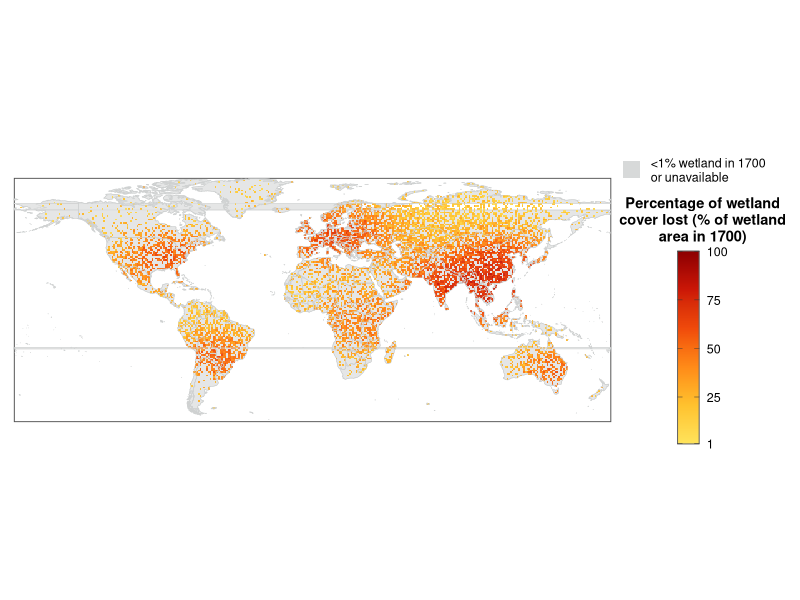
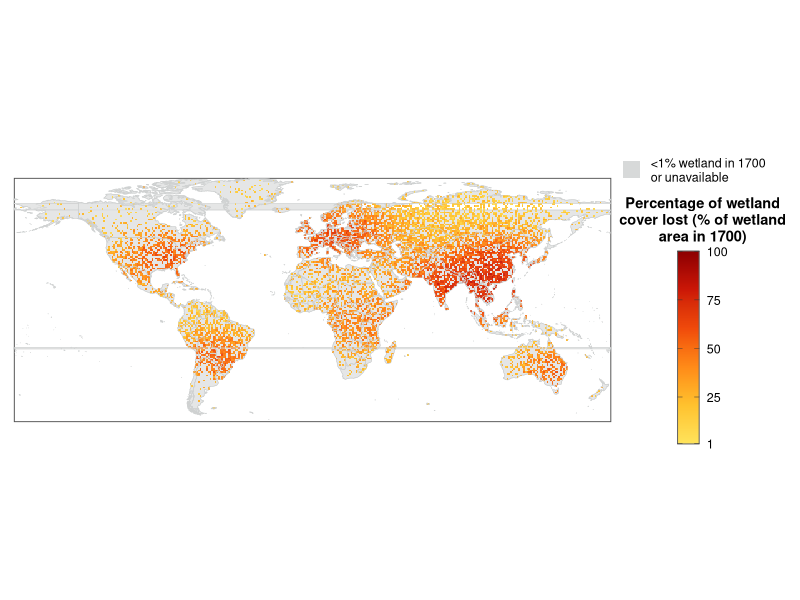

Reproduce these figures in R, in order.
## ---- chunk 1
knitr::opts_chunk$set(
  echo = TRUE, warning = FALSE, message = FALSE,
  fig.align = "center", dpi = 160
)
library(ggplot2)
library(dplyr)
library(tidyr)
library(sf)
library(rnaturalearth)
set.seed(1031)
## ---- chunk 2
world <- ne_countries(scale = "medium", returnclass = "sf") %>%
  filter(continent != "Antarctica") %>%
  st_make_valid()

grid <- expand_grid(
  longitude = seq(-179.5, 179.5, by = 1.0),
  latitude = seq(-58.5, 82.5, by = 1.0)
)

grid_sf <- st_as_sf(
  grid, coords = c("longitude", "latitude"),
  crs = 4326, remove = FALSE
)

on_land <- lengths(st_intersects(grid_sf, world)) > 0
land_grid <- grid[on_land, ]

spatial_kernel <- function(lon, lat, centre_lon, centre_lat,
                           lon_sd, lat_sd) {
  # Wrap longitudinal distance around the date line.
  dlon <- abs(lon - centre_lon)
  dlon <- pmin(dlon, 360 - dlon)
  exp(-0.5 * ((dlon / lon_sd)^2 + ((lat - centre_lat) / lat_sd)^2))
}

wetland_centres <- tribble(
  ~lon, ~lat, ~lon_sd, ~lat_sd, ~weight,
   -92,   34,      24,      13,    0.95,
   -61,   -5,      25,      13,    0.82,
   -57,  -20,      13,       8,    0.72,
    10,   50,      28,      12,    1.00,
    45,   55,      38,      15,    0.78,
    87,   55,      40,      15,    0.67,
   114,   31,      23,      13,    1.00,
    80,   23,      18,      12,    0.95,
   105,   12,      18,      12,    0.93,
    25,    0,      24,      14,    0.66,
    47,  -20,      10,       9,    0.63,
   145,  -27,      18,      13,    0.75
)

wetland_score <- rep(0, nrow(land_grid))
for (i in seq_len(nrow(wetland_centres))) {
  wetland_score <- wetland_score + wetland_centres$weight[i] *
    spatial_kernel(
      land_grid$longitude, land_grid$latitude,
      wetland_centres$lon[i], wetland_centres$lat[i],
      wetland_centres$lon_sd[i], wetland_centres$lat_sd[i]
    )
}

# Wetland occurrence is spatially clustered and sparse outside the main regions.
occurrence_probability <- pmin(
  0.94,
  0.035 + 0.74 * (1 - exp(-1.35 * wetland_score)) +
    0.08 * exp(-(land_grid$latitude / 28)^2)
)

wetland_present <- runif(nrow(land_grid)) < occurrence_probability

pressure_centres <- tribble(
  ~lon, ~lat, ~lon_sd, ~lat_sd, ~weight,
   -88,   36,      20,      12,    0.72,
    10,   50,      25,      12,    0.88,
    79,   23,      18,      12,    0.84,
   116,   32,      20,      12,    1.00,
   106,   12,      16,      11,    0.88,
   -58,  -22,      17,      11,    0.62,
    30,   -2,      21,      14,    0.48,
   146,  -31,      16,      11,    0.58
)

human_pressure <- rep(0, nrow(land_grid))
for (i in seq_len(nrow(pressure_centres))) {
  human_pressure <- human_pressure + pressure_centres$weight[i] *
    spatial_kernel(
      land_grid$longitude, land_grid$latitude,
      pressure_centres$lon[i], pressure_centres$lat[i],
      pressure_centres$lon_sd[i], pressure_centres$lat_sd[i]
    )
}

wetland_loss <- land_grid %>%
  mutate(
    wetland_present = wetland_present,
    wetland_score = wetland_score,
    human_pressure = human_pressure,
    percentage_lost = pmin(
      100,
      pmax(1, 8 + 68 * (1 - exp(-1.15 * human_pressure)) +
             17 * runif(n()) + rnorm(n(), sd = 4))
    )
  ) %>%
  filter(wetland_present) %>%
  select(longitude, latitude, percentage_lost)

write.csv(wetland_loss, "synthetic_wetland_loss_grid.csv", row.names = FALSE)
write.csv(wetland_centres, "wetland_region_parameters.csv", row.names = FALSE)
## ---- chunk 3
legend_dummy <- tibble(
  longitude = -179,
  latitude = -59,
  status = "<1% wetland in 1700\nor unavailable"
)

wetland_map <- ggplot() +
  geom_sf(
    data = world,
    fill = "#E5E6E6", colour = "#C6C9C9", linewidth = 0.18
  ) +
  geom_tile(
    data = wetland_loss,
    aes(longitude, latitude, fill = percentage_lost),
    width = 1.02, height = 1.02, alpha = 0.96
  ) +
  geom_sf(
    data = world,
    fill = NA, colour = "#D0D2D2", linewidth = 0.14
  ) +
  geom_point(
    data = legend_dummy,
    aes(longitude, latitude, colour = status),
    shape = 15, size = 4.5, alpha = 0
  ) +
  scale_fill_gradientn(
    colours = c("#FFE45B", "#FFC22E", "#FF8A18", "#F04A0B", "#CC1707", "#8D0000"),
    limits = c(1, 100),
    breaks = c(1, 25, 50, 75, 100),
    name = "Percentage of wetland\ncover lost (% of wetland\narea in 1700)",
    guide = guide_colourbar(
      order = 2,
      title.position = "top", title.hjust = 0.5,
      barheight = grid::unit(49, "mm"),
      barwidth = grid::unit(5.5, "mm"),
      ticks.colour = "#333333", frame.colour = "#666666"
    )
  ) +
  scale_colour_manual(
    values = c("<1% wetland in 1700\nor unavailable" = "#D7D9D9"),
    name = NULL,
    guide = guide_legend(
      order = 1,
      override.aes = list(alpha = 1, size = 5.5, shape = 15)
    )
  ) +
  coord_sf(
    xlim = c(-180, 180), ylim = c(-60, 84),
    expand = FALSE, datum = NA
  ) +
  theme_void(base_size = 11) +
  theme(
    panel.background = element_rect(fill = "white", colour = "#505050", linewidth = 0.65),
    plot.background = element_rect(fill = "white", colour = NA),
    plot.margin = margin(10, 10, 10, 10),
    legend.position = "right",
    legend.box = "vertical",
    legend.box.just = "left",
    legend.spacing.y = grid::unit(3, "mm"),
    legend.title = element_text(size = 10.5, face = "bold", lineheight = 0.95),
    legend.text = element_text(size = 9, lineheight = 0.95),
    legend.key = element_rect(fill = "white", colour = NA)
  )

ggsave(
  "wetland_cover_loss_map.png",
  wetland_map,
  width = 13, height = 5.5, dpi = 320, bg = "white"
)

wetland_map
